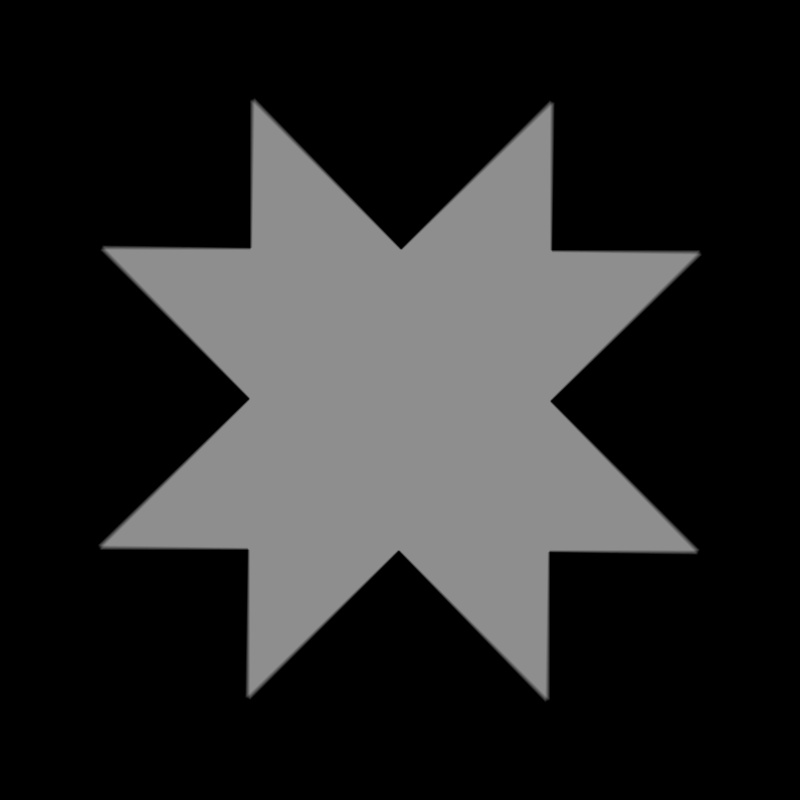
Frame 1 (no input)
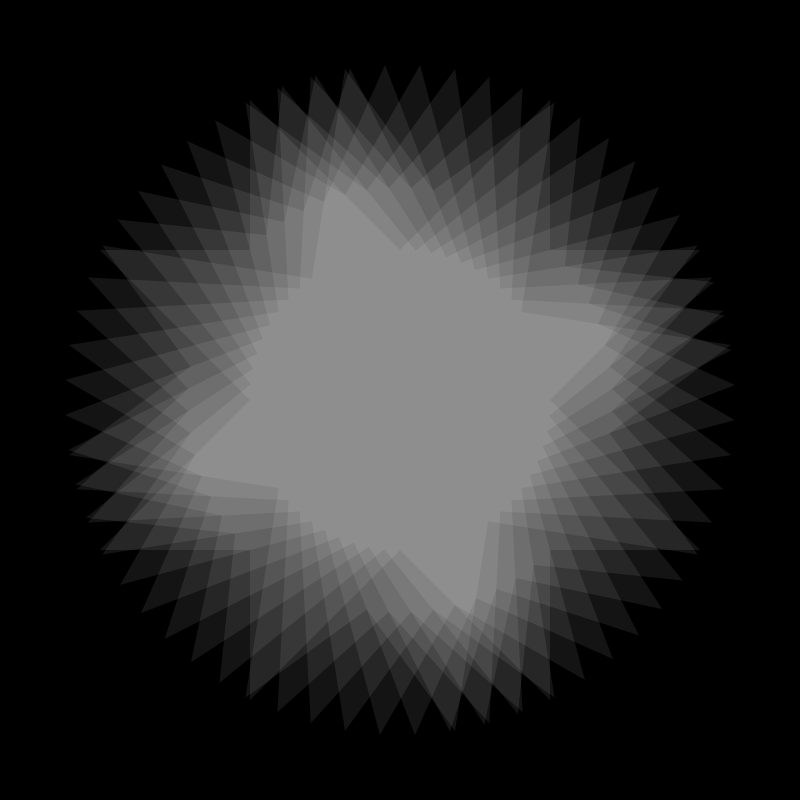
Frame 60 (the mouse pressed at the canvas centre just before this capture)
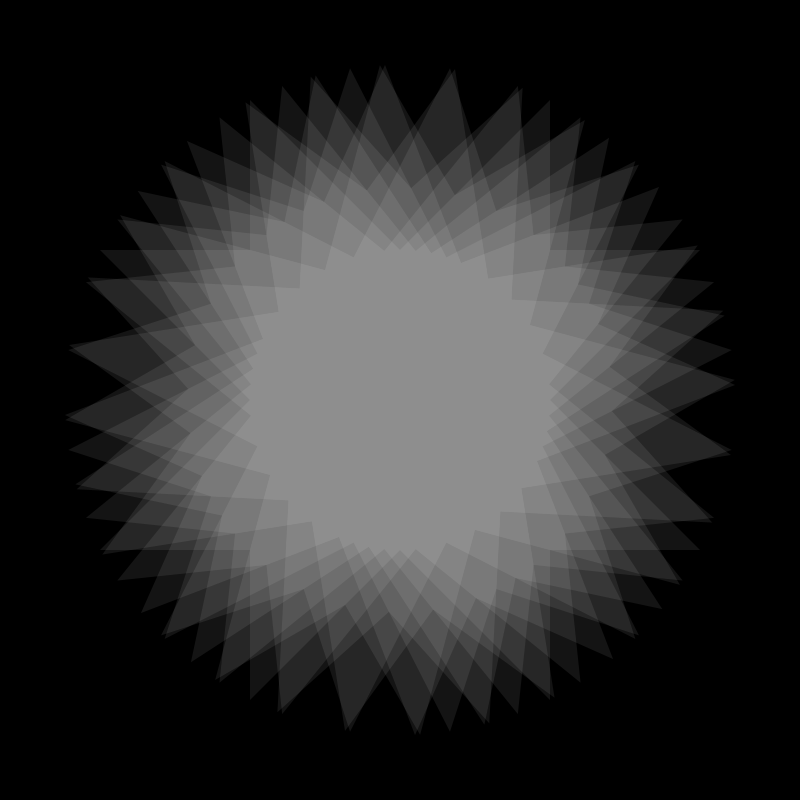
Frame 120 (the mouse held since frame 60 and released just before this capture)

The Processing sketch that drew these frames (run headless with seeded random() and noise(); from frame 60 on, the mouse is pressed at the canvas centre):

// Processing sketch: MandlaEstrellaUnicaRotando
// ── MandlaEstrellaUnicaRotando.pde
float rotar;

void setup() {
  size(800, 800);
}

void draw() {
  rotar= rotar+0.1;

  background(0);
  for (int i = 0; i < 10; i++) {
    pushMatrix();
    translate(width/2, height/2);
    rotate(radians(i*rotar));
    estrella(0, 0, 600, 600);
    popMatrix();
  }
}

void estrella (int posX, int posY, int alt, int anch) {
  fill(255, 20);
  //stroke(255);
  noStroke();
  beginShape();
  // Puntas inferiores
  vertex(posX-anch/4, posY+alt/2);
  vertex(posX, posY+alt/4); // centro inferior
  vertex(posX+anch/4, posY+alt/2); // punta derecha
  // Punta derecha
  vertex(posX+anch/4, posY+alt/4); // inferior interior
  vertex(posX+anch/2, posY+alt/4); // punta inferior
  vertex(posX+anch/4, posY); // centro derecha
  vertex(posX+anch/2, posY-alt/4); // Punta superior
  vertex(posX+anch/4, posY-alt/4); // superior interior
  // Punta Superior
  vertex(posX+anch/4, posY-alt/2);
  vertex(posX, posY-alt/4); // Centro superior
  vertex(posX-anch/4, posY-alt/2);
  // Punta izquierda
  vertex(posX-anch/4, posY-alt/4); // superior interior
  vertex(posX-anch/2, posY-alt/4); // Punta superior
  vertex(posX-anch/4, posY); // Centro izquierda
  vertex(posX-anch/2, posY+alt/4); // Punta inferior
  vertex(posX-anch/4, posY+alt/4); // Inferior interior
  vertex(posX-anch/4, posY+alt/2);
  endShape();
}
